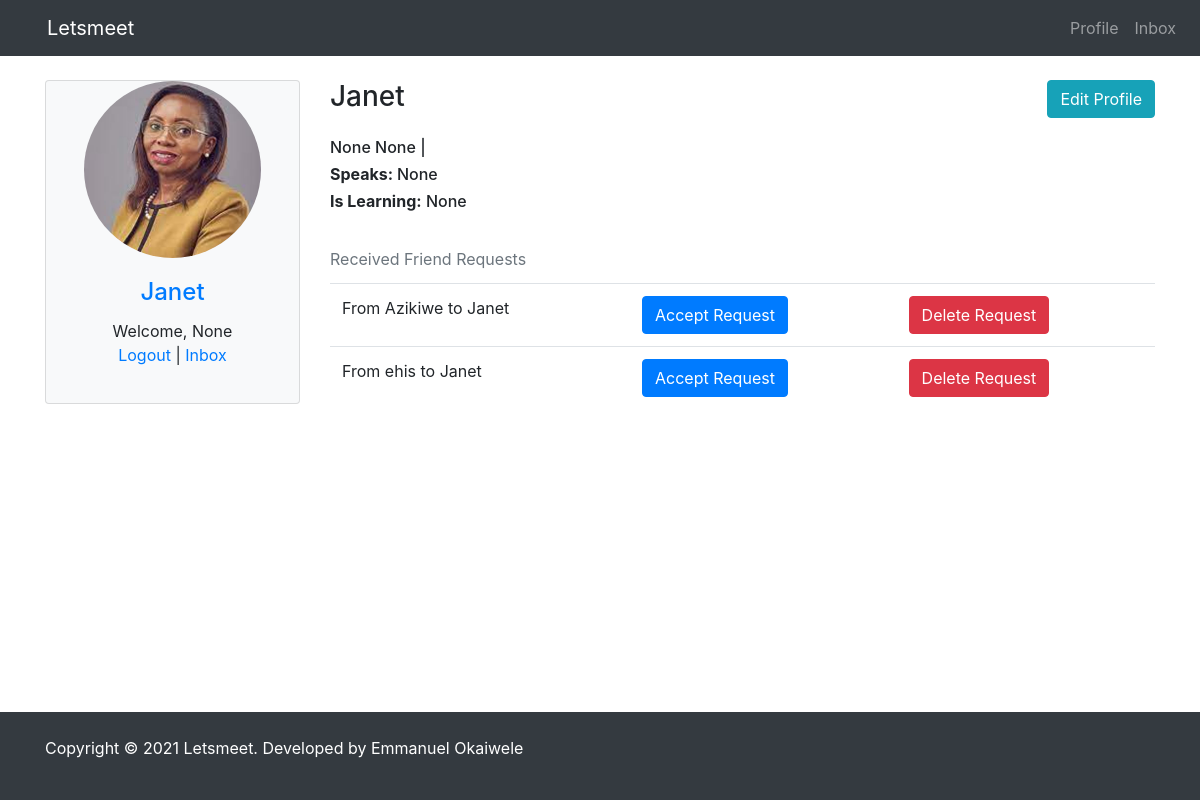
/profile/7 (signed in), run on an earlier commit of the app's database.
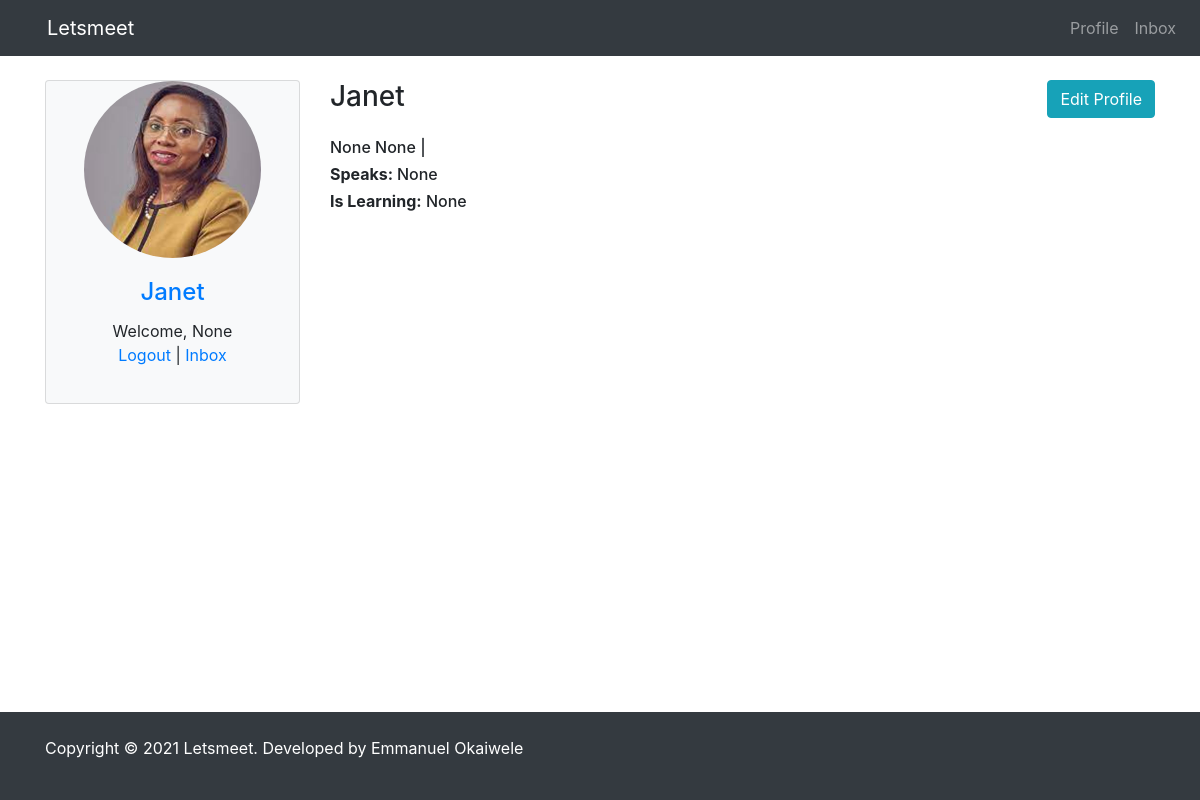
And on a later commit of the database.
### pages/models.py (models this page shows)
class Profile(models.Model):
    user = models.OneToOneField(User,blank=True,null=True,on_delete=models.CASCADE)
    first = models.CharField(max_length=200,blank=True,null=True)
    last = models.CharField(max_length=200,blank=True,null=True)
    photo = models.ImageField(default='user.png',upload_to='photos/%Y/%m',blank=True,null=True)
    friends = models.ManyToManyField('self',blank=True)
    speaks = models.CharField(max_length=200,blank=True,null=True)
    is_learning = models.CharField(max_length=200,blank=True,null=True)
    def __str__(self):
        return str(self.user)
    def get_absolute_url(self):
        return reverse("pages:profile", kwargs={"profile_id": self.pk})
    class Meta:
        ordering = ['-id']

class FriendRequest(models.Model):
    to_profile = models.ForeignKey(Profile,related_name='to_profile',on_delete=models.CASCADE)
    from_profile = models.ForeignKey(Profile,related_name='coming_from_profile',on_delete=models.CASCADE)
    created = models.DateTimeField(auto_now_add=True)
    def __str__(self):
        return f'From {self.from_profile.user.username} to {self.to_profile.user.username}'

### pages/views.py (the view)
# urls.py: path('profile/<int:profile_id>', profile, name="profile"),
def profile(request, profile_id):
    profile = Profile.objects.get(id=profile_id)
    friends = profile.friends.all()
    received_requests = FriendRequest.objects.filter(to_profile=profile)
    btn_text = ''
    if request.user.is_authenticated:
        if profile not in request.user.profile.friends.all():
            btn_text = 'not_friend'
            if len(FriendRequest.objects.filter(from_profile=request.user.profile).filter(to_profile=profile))==1:
                btn_text = 'request_sent'
    context = {
        'profile': profile,
        'friends': friends,
        'received_requests': received_requests,
        'btn_text': btn_text
    }
    return render(request, 'pages/profile.html', context)

### pages/templates/pages/profile.html (shortened to what this page needs)
{% extends 'pages/base.html' %}
{% block content %}
<div class="row">
    {% include 'pages/includes/_sidebar.html' %}
    <div class="col-md-9 col-sm-12">
        {% if request.user.profile.id == profile.id %}
        <div class="float-right">
            <a href="{% url 'pages:edit' %}" class="btn btn-info">Edit Profile</a>
        </div>
        {% endif %}
        <h3>{{ profile.user }}</h3>
        <div class="my-4">
            <h6>{{ profile.first }} {{ profile.last }} | {{ profile.email }}</h6>
            <h6><strong>Speaks: </strong>{{ profile.speaks }}</h6>
            <h6><strong>Is Learning:</strong> {{ profile.is_learning }}</h6>
        </div>
        {% if request.user.profile.id == profile.id and received_requests %}
        <div class="table-responsive">
            <table class="table">
                <caption>Received Friend Requests</caption>
                <tbody>
                    {% for r_request in received_requests %}
                    <tr>
                        <td>{{ r_request }}</td>
                        <td><a class="btn btn-primary" href="{% url 'pages:accept_request' r_request.from_profile.id %}">Accept Request</a></td>
                        <td><a class="btn btn-danger" href="{% url 'pages:delete_request' r_request.from_profile.id %}">Delete Request</a></td>
                    </tr>
                    {% endfor %}
                </tbody>
            </table>
        </div>
        {% endif %}
    </div>
</div>
{% endblock content %}

### templates/pages/base.html (shortened to what this page needs)
{% load static %}
<!DOCTYPE html>
<html lang="en">
<head>
    <link rel="stylesheet" href="{% static 'vendor/bootstrap/css/bootstrap.min.css' %}">
    <link rel="stylesheet" href="{% static 'css/styles.css' %}">
</head>
<body class="d-flex flex-column min-vh-100">
    <nav class="navbar navbar-expand-md bg-dark navbar-dark">
        <div class="container">
            <a href="{% url 'pages:index' %}" class="navbar navbar-brand">Letsmeet</a>
        </div>
        <div class="collapse navbar-collapse" id="collapsibleNavbar">
            <ul class="navbar-nav ml-auto">
                {% if request.user.is_authenticated %}
                 <li class="nav-item">
                     <a href="{{ request.user.profile.get_absolute_url }}" class="nav-link">Profile</a>
                 </li>
                   <li class="nav-item">
                     <a href="{% url 'conversations:inbox' %}" class="nav-link">Inbox</a>
                 </li>
                 {% endif %}
            </ul>
        </div>
    </nav>
    <div class="container mt-4">
        {% block content %}
        {% endblock content %}
    </div>
    <footer class="bg-dark text-white mt-auto">
        <div class="container py-4">
            <p class="textcenter">Copyright &copy; 2021 Letsmeet. Developed by Emmanuel Okaiwele</p>
        </div>
    </footer>
</body>
</html>

### templates/pages/includes/_sidebar.html
<div class="col-lg-3 col-md-3 col-sm-6 mx-auto">
    <div class="card bg-light" style="max-width: 30rem;">
        {% if profile.photo %}
        <img src="{{ profile.photo.url }}" alt="" class="card-img-top mx-auto rounded-circle">
        {% else %}
        <img src="http://placehold.it/200x200" alt="" class="card-img-top mx-auto rounded-circle">
        {% endif %}
        <div class="card-body text-center">
            <h4 class="card-title">
                <a href="{{ profile.get_absolute_url }}">{{ profile }}</a>
            </h4>
            {% if request.user == profile.user %}
            Welcome, {{ profile.first }} <p> <a href="{% url 'pages:logout' %}">Logout</a> |  <a href="{% url 'conversations:inbox' %}">Inbox</a>  </p>
            {% elif request.user.is_anonymous %}
            <p> <a href="{% url 'pages:register' %}">Register</a> | <a href="{% url 'pages:login' %}">Login</a></p>
            {% endif %}
        </div>
    </div>
</div>

### static_files/css/styles.css (style rules this page uses)
.card-img-top { width: 70%; height: 70%; }
.card { margin-bottom: 1.5rem!important; }

What changed in the data, as far as the page shows it:
removed FriendRequest: from_profile+to_profile "From Azikiwe to Janet"
removed FriendRequest: from_profile+to_profile "From ehis to Janet"
Also different on the page:
text no longer shown: "Received Friend Requests"
